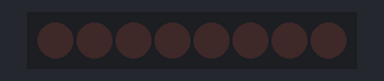
A sketch run on a simulated Arduino Uno, built with avr-gcc and run on an emulated ATmega328P. Shown: 8 shift-register outputs drawn as a row of LEDs (first output left, lit = HIGH).

Above: at 0.5 s.
At 2.5 s:
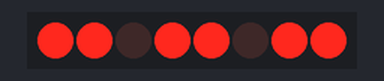
At 3.5 s:
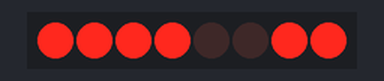
At 5.5 s:
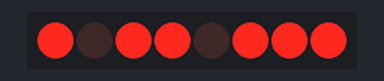
At 8.5 s:
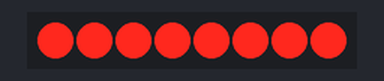
At 11.5 s:
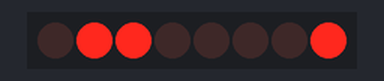
Timing chart, 0 to 13.0 s (numbered marks = the images above):
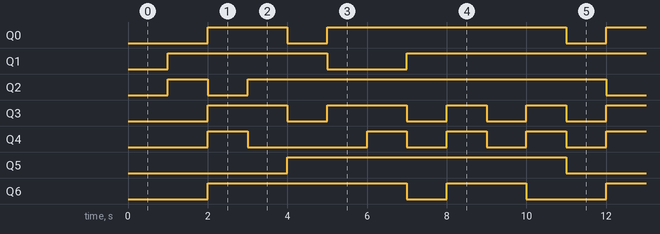

The sketch:

SN74HC595_FND__3__8____.ino
```cpp
#include <TimerThree.h>

const uint8_t SERIAL_PIN {26U};
const uint8_t LATCH_PIN {28U};
const uint8_t CLOCK_PIN {30U};
const uint8_t FNDS[10] =
{
0b01100001, //1 //(시리얼핀, 클락핀, MSB앞에부터/LSB 뒤에부터, 0b10101010 또는 B10101010)
0b11011011, //2
0b11110011, //3
0b01100111, //4
0b10110111, //5
0b10111111, //6
0b11100101, //7
0b11111111, //8
0b11100111, //9
0b11111101, //0
};

static int i = 0;                             // i를 전역변수로 사용하면 돌아간다.
void COUNTING();

void setup() {
  // put your setup code here, to run once:
  pinMode(SERIAL_PIN, OUTPUT);
  pinMode(LATCH_PIN, OUTPUT);
  pinMode(CLOCK_PIN, OUTPUT);
  Serial.begin(115200UL);
  Timer3.initialize(1000000); // 2^16 = 0 ~ 65535 // microsecond 10^-6 // 매 1초 가 될때 COUNTING
  Timer3.attachInterrupt(COUNTING); // call back 함수를 만든다. 이름은 COUNTING

}

void loop() {
  // put your main code here, to run repeatedly:
}

void COUNTING()
{
  interrupts();                                    // 인터럽트의 중복 방지
  {
    if (i % 10 == 0) i = 0;                        // 10이 되면 0으로 초기화 시키기
    digitalWrite(LATCH_PIN, LOW); // LATCH 잠그기
    shiftOut(SERIAL_PIN, CLOCK_PIN, LSBFIRST, FNDS[i]); // (시리얼핀, 클락핀, MSB앞에부터/LSB 뒤에부터, 0b10101010 또는 B10101010)
    digitalWrite(LATCH_PIN, HIGH);  // LATCH 풀어서 한번에 다들어오게 하기.
    ++i;                                           // i 값을 증가시키기
  }
  noInterrupts();                                     // 인터럽트 중복 방지 해제
}
```

Measured:
- by itself, Q0: repeats every 10.0 s: LOW 1.0 s, HIGH 6.0 s, LOW 1.0 s, HIGH 2.0 s
- by itself, Q1: repeats every 10.0 s: LOW 2.0 s, HIGH 8.0 s
- by itself, Q2: repeats every 10.0 s: LOW 1.0 s, HIGH 9.0 s
- by itself, Q3: repeats every 10.0 s: LOW 1.0 s, HIGH 2.0 s, 2 × (LOW 1.0 s, HIGH 1.0 s), LOW 1.0 s, HIGH 2.0 s
- by itself, Q4: repeats every 10.0 s: LOW 3.0 s, 3 × (HIGH 1.0 s, LOW 1.0 s), HIGH 1.0 s
- by itself, Q5: alternates HIGH for 7.0 s and LOW for 3.0 s
- by itself, Q6: repeats every 10.0 s: LOW 1.0 s, HIGH 2.0 s, LOW 2.0 s, HIGH 5.0 s
